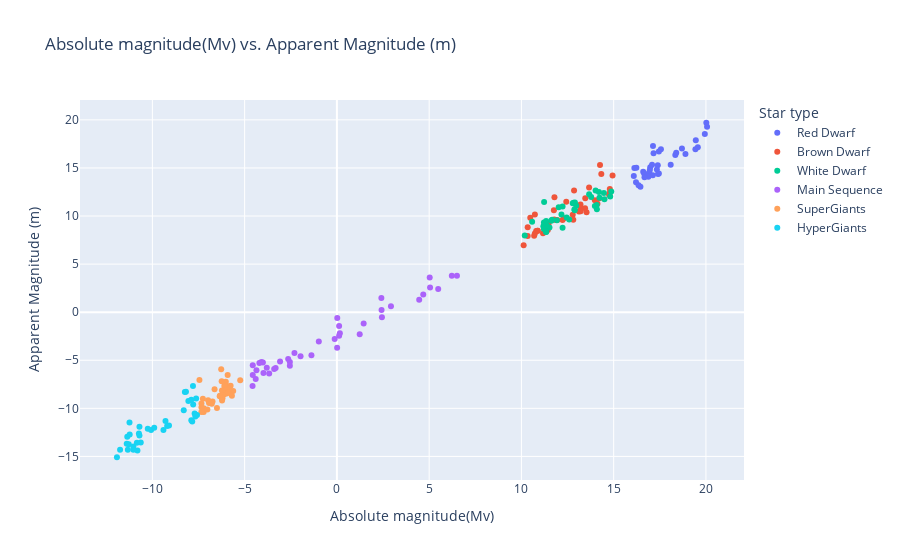

Notebook code for this chart:
### Markdown cell above
5. **(BONUS FOR FUN!)** Create an ***interactive*** scatter plot using a new library called *plotly.express* that compares the Absolute magnitude(Mv) and Apparent Magnitude (m) grouped by Star type. Complete the code provided below:

   Where
   - x = Absolute magnitude(Mv)
   - y = Apparent Magnitude (m)
   - title = *[Write a descriptive title]*
   - color = Star type

***Drag your mouse on top of the graph and use the options above it to explore all the awesome things you can see and do with an interactive graph!*** 

*Tip: Try drawing a box inside the graph with your mouse*

Write a brief analysis explaining the comparison between Absolute magnitude(Mv) and Apparent Magnitude (m), which Star types have lower/highest magnitudes values and what does this mean.

### Code cell
import plotly.express as px

# Scatter plot
fig = px.scatter(df, x='YOUR CODE GOES HERE', y='YOUR CODE GOES HERE', 
                 title='YOUR CODE GOES HERE', color = 'YOUR CODE GOES HERE')
fig.show()

### Figure 1 — Plotly figure (JSON) as saved in the notebook; plotly's stock layout.template omitted (floating-point values rounded to 4 significant figures)
{"data": [{"hovertemplate": "Star type=Red Dwarf<br>Absolute magnitude(Mv)=%{x}<br>Apparent Magnitude (m)=%{y}<extra></extra>", "legendgroup": "Red Dwarf", "marker": {"color": "#636efa", "symbol": "circle"}, "mode": "markers", "name": "Red Dwarf", "orientation": "v", "showlegend": true, "type": "scatter", "x": [16.12, 16.6, 18.7, 16.65, 20.06, 16.98, 17.4, 17.45, 16.23, 16.94, 16.09, 16.96, 18.89, 17.13, 18.34, 16.45, 17.39, 19.43, 17.16, 19.94, 20.02, 16.92, 17.12, 16.88, 19.56, 18.09, 16.21, 18.39, 17.56, 17.34, 17.08, 17.45, 16.67, 19.45, 16.35], "xaxis": "x", "y": [14.99, 14.61, 17.01, 14.42, 19.28, 15.07, 14.37, 16.7, 15.03, 14.36, 14.15, 14.78, 16.46, 17.29, 16.34, 13.05, 15.28, 16.96, 16.52, 18.53, 19.7, 14.51, 14.23, 14.09, 17.14, 15.32, 13.53, 16.59, 16.96, 14.85, 15.32, 14.42, 14.02, 17.89, 13.2], "yaxis": "y"}, {"hovertemplate": "Star type=Brown Dwarf<br>Absolute magnitude(Mv)=%{x}<br>Apparent Magnitude (m)=%{y}<extra></extra>", "legendgroup": "Brown Dwarf", "marker": {"color": "#EF553B", "symbol": "circle"}, "mode": "markers", "name": "Brown Dwarf", "orientation": "v", "showlegend": true, "type": "scatter", "x": [10.69, 11.79, 13.21, 10.48, 11.78, 14.79, 10.8, 13.53, 12.3, 10.12, 13.2, 11.94, 10.89, 11.76, 13.46, 11.87, 12.81, 13.98, 10.87, 10.34, 11.17, 13.12, 14.23, 14.75, 11.43, 14.26, 12.23, 14.33, 11.47, 10.73, 13.45, 12.85, 12.43, 13.67, 14.12, 14.94, 12.78, 14.78, 10.73, 13.21, 10.34], "xaxis": "x", "y": [7.952, 11.95, 10.88, 9.823, 9.636, 12.81, 8.449, 10.4, 9.779, 6.968, 11.19, 9.578, 8.474, 10.59, 11.85, 9.598, 9.62, 11.65, 8.476, 7.921, 8.212, 10.48, 11.84, 12.22, 8.548, 15.3, 9.586, 14.37, 9.209, 8.175, 10.8, 12.66, 11.49, 12.97, 11.27, 14.2, 10.14, 12.38, 10.15, 10.51, 8.83], "yaxis": "y"}, {"hovertemplate": "Star type=White Dwarf<br>Absolute magnitude(Mv)=%{x}<br>Apparent Magnitude (m)=%{y}<extra></extra>", "legendgroup": "White Dwarf", "marker": {"color": "#00cc96", "symbol": "circle"}, "mode": "markers", "name": "White Dwarf", "orientation": "v", "showlegend": true, "type": "scatter", "x": [10.58, 14.02, 14.23, 14.5, 12.23, 14.2, 14.47, 12.59, 14.08, 14.09, 12.02, 13.78, 12.45, 12.17, 13.98, 11.19, 12.97, 11.34, 13.67, 11.52, 12.78, 11.38, 14.87, 12.83, 12.89, 14.81, 11.23, 12.87, 11.92, 12.23, 12.9, 11.22, 11.34, 10.18, 11.66, 11.62, 11.22, 11.34], "xaxis": "x", "y": [9.412, 12.66, 11.89, 11.73, 8.782, 12.51, 12.39, 9.649, 11.16, 10.7, 10.92, 11.98, 9.834, 10.15, 11.03, 8.94, 11.07, 8.351, 12.28, 8.797, 11.34, 9.011, 12.56, 11.39, 10.61, 12.02, 11.47, 10.68, 9.568, 11.0, 11.42, 9.316, 9.492, 7.974, 9.606, 9.508, 8.639, 8.36], "yaxis": "y"}, {"hovertemplate": "Star type=Main Sequence<br>Absolute magnitude(Mv)=%{x}<br>Apparent Magnitude (m)=%{y}<extra></extra>", "legendgroup": "Main Sequence", "marker": {"color": "#ab63fa", "symbol": "circle"}, "mode": "markers", "name": "Main Sequence", "orientation": "v", "showlegend": true, "type": "scatter", "x": [-4.2, -1.97, 0.16, 5.05, 2.42, 2.41, 2.93, 4.46, 5.03, 5.49, 6.506, 6.228, 1.45, -2.3, 4.68, 2.44, 0.02, -4.4, -4.01, 0.12, -3.32, -3.98, -4.09, -3.8, -3.4, -1.38, -4.56, -3.67, 0.013, -0.12, -2.55, -4.57, -4.36, 1.236, -3.08, -2.64, -0.98, 0.12, -2.55, -4.56], "xaxis": "x", "y": [-5.288, -4.585, -2.189, 2.575, 0.2268, 1.484, 0.6245, 1.288, 3.596, 2.408, 3.789, 3.801, -1.167, -4.243, 1.838, -0.5324, -0.611, -6.939, -5.24, -1.447, -5.815, -6.321, -5.184, -5.785, -5.907, -4.468, -6.541, -6.386, -3.711, -2.791, -5.171, -7.686, -6.035, -2.304, -5.134, -4.872, -3.058, -2.443, -5.577, -5.528], "yaxis": "y"}, {"hovertemplate": "Star type=SuperGiants<br>Absolute magnitude(Mv)=%{x}<br>Apparent Magnitude (m)=%{y}<extra></extra>", "legendgroup": "SuperGiants", "marker": {"color": "#FFA15A", "symbol": "circle"}, "mode": "markers", "name": "SuperGiants", "orientation": "v", "showlegend": true, "type": "scatter", "x": [-6.93, -6.2, -6.02, -7.22, -6, -6.78, -5.24, -6.74, -6.1, -6.5, -6.23, -5.76, -6.89, -6.12, -5.83, -6.34, -6.24, -5.92, -6.245, -5.62, -6.63, -7.34, -7.22, -5.69, -5.83, -5.99, -6.27, -7.02, -6.98, -5.975, -6.35, -7.45, -7.262, -6.224, -5.905, -7.346, -7.34], "xaxis": "x", "y": [-9.447, -8.943, -7.232, -10.37, -7.613, -9.523, -7.077, -9.298, -7.675, -9.972, -8.155, -7.644, -9.402, -8.555, -8.324, -8.703, -8.906, -6.533, -7.178, -8.198, -8.004, -9.891, -9.993, -8.683, -7.967, -8.132, -5.947, -10.12, -9.158, -8.451, -8.731, -7.041, -9.009, -9.192, -8.359, -10.39, -9.506], "yaxis": "y"}, {"hovertemplate": "Star type=HyperGiants<br>Absolute magnitude(Mv)=%{x}<br>Apparent Magnitude (m)=%{y}<extra></extra>", "legendgroup": "HyperGiants", "marker": {"color": "#19d3f3", "symbol": "circle"}, "mode": "markers", "name": "HyperGiants", "orientation": "v", "showlegend": true, "type": "scatter", "x": [-9.4, -7.63, -9.2, -8.05, -7.79, -11.75, -11.92, -11.28, -11.24, -11.36, -10.7, -10.81, -11.33, -11.03, -11.39, -10.25, -10.07, -10.7, -7.58, -8.18, -9.1, -7.89, -7.71, -8.3, -9.9, -7.84, -8.24, -9.29, -10.84, -7.67, -10.63, -10.73, -11.23, -7.8, -11.03, -7.89], "xaxis": "x", "y": [-12.26, -8.976, -11.85, -9.245, -9.601, -14.31, -15.09, -13.72, -11.48, -12.96, -12.83, -14.39, -14.3, -13.96, -13.67, -12.12, -12.24, -11.91, -10.7, -8.269, -11.78, -9.096, -10.54, -10.21, -12.01, -11.37, -8.295, -11.31, -13.57, -10.84, -13.55, -12.62, -12.71, -7.669, -14.31, -11.23], "yaxis": "y"}], "layout": {"autosize": true, "dragmode": "zoom", "legend": {"title": {"text": "Star type"}, "tracegroupgap": 0}, "title": {"text": "Absolute magnitude(Mv) vs. Apparent Magnitude (m)"}, "xaxis": {"anchor": "y", "autorange": true, "domain": [0, 1], "range": [-13.96, 22.1], "title": {"text": "Absolute magnitude(Mv)"}, "type": "linear"}, "yaxis": {"anchor": "x", "autorange": true, "domain": [0, 1], "range": [-17.96, 22.57], "title": {"text": "Apparent Magnitude (m)"}, "type": "linear"}}}
